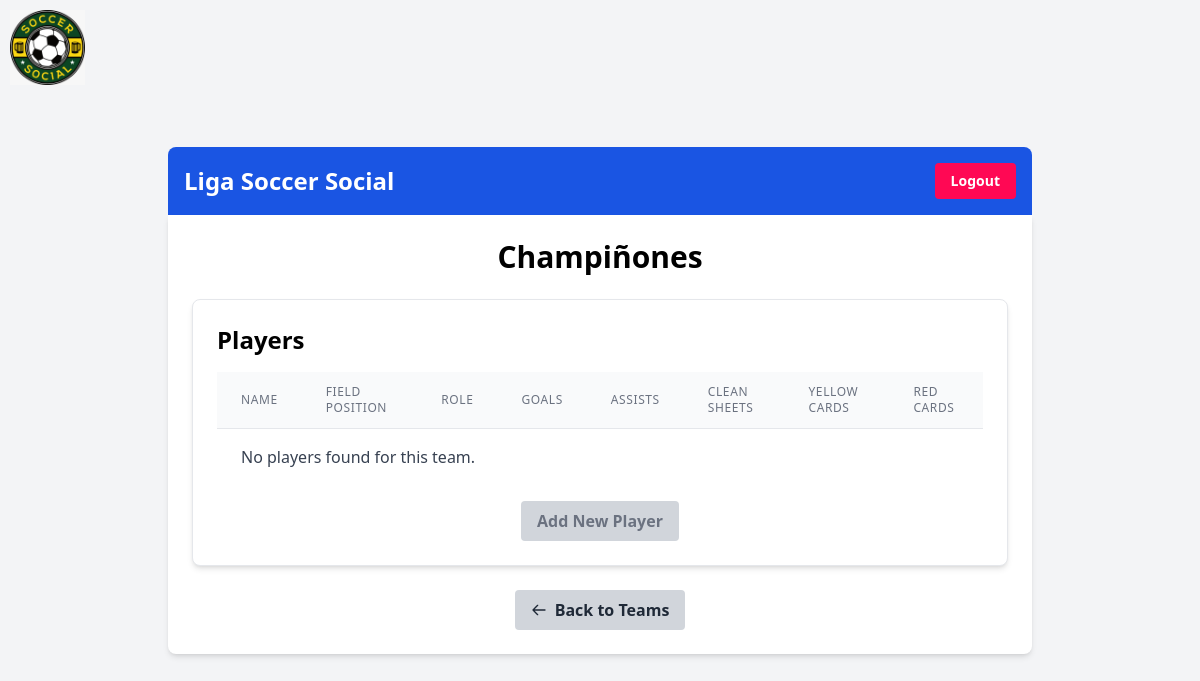
Page /futbol/team/4/ (signed in) on the earlier database version.
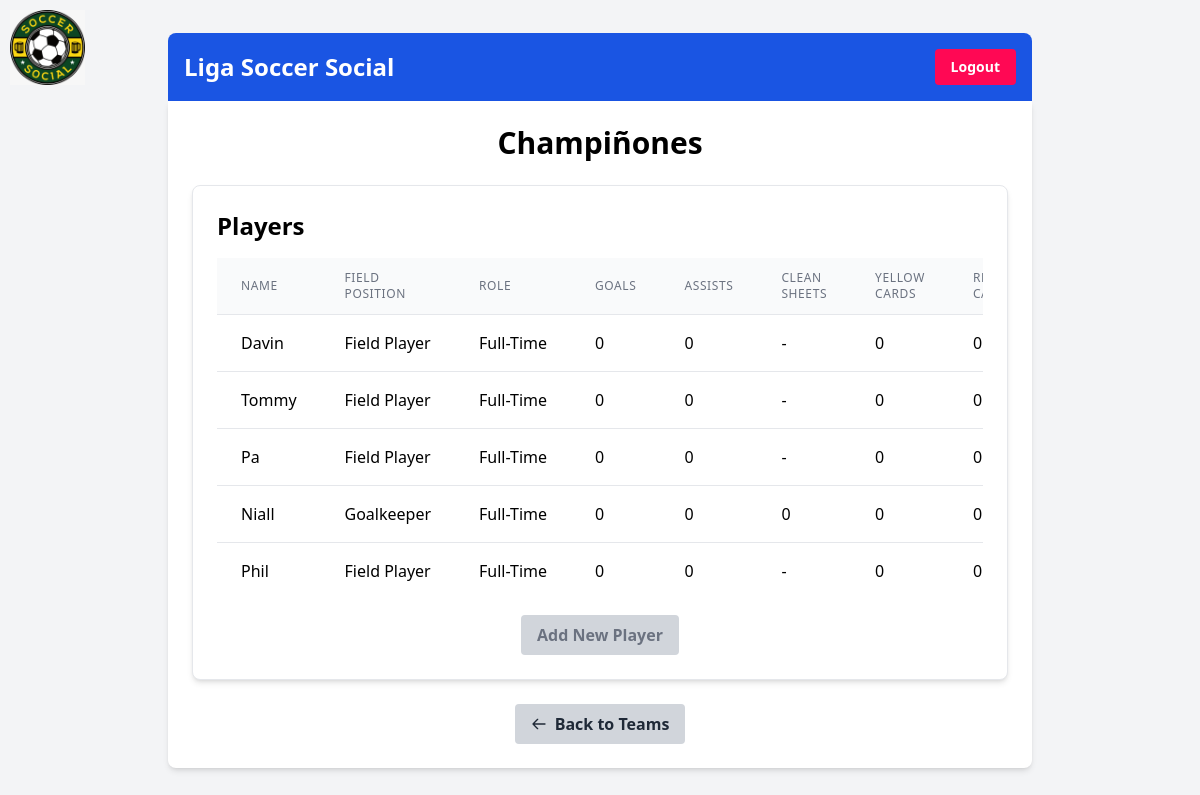
Same page on the later database version.
### futbolapp/models.py (models this page shows, shortened)
class Team(models.Model):
    name = models.CharField(max_length=100)
    league = models.ForeignKey(League, on_delete=models.CASCADE, null=True, blank=True)
    tournament = models.ForeignKey('Tournament', on_delete=models.CASCADE, null=True, blank=True) # New field

class Player(models.Model):
    name = models.CharField(max_length=100)
    team = models.ForeignKey(Team, on_delete=models.CASCADE)
    field_position = models.CharField(max_length=20, choices=[('field player', 'Field Player'), ('goalkeeper', 'Goalkeeper')], default='field player')
    role = models.CharField(max_length=20, choices=[('full-time', 'Full-Time'), ('ringer', 'Ringer')])

### futbolapp/views.py (the view)
# urls.py: path('team/<int:team_id>/', views.team_detail, name='team_detail'),
@login_required
def team_detail(request, team_id):
    team = get_object_or_404(Team, pk=team_id)
    league = team.league # Get the league from the team
    season = Season.objects.filter(league=league, is_current=True).first() # Get the current season for the league
    players = Player.objects.filter(team=team)
    for player in players:
        stats = PlayerStatistic.objects.filter(player=player).aggregate(
            total_goals=Sum('goals'),
            total_assists=Sum('assists'),
            total_clean_sheets=Sum('clean_sheets'),
            total_yellow_cards=Sum('yellow_cards'),
            total_red_cards=Sum('red_cards')
        )
        player.stats = {k: v if v is not None else 0 for k, v in stats.items()}
    user_can_edit = False
    if request.user.is_superuser:
        user_can_edit = True
    elif hasattr(request.user, 'profile') and request.user.profile.team == team:
        user_can_edit = True
    return render(request, 'futbolapp/team_detail.html', {'team': team, 'players': players, 'league': league, 'active_tab': 'teams', 'user_can_edit': user_can_edit, 'season': season})

### futbolapp/templates/futbolapp/team_detail.html
{% extends 'base.html' %}
{% block content %}
    <h1 class="text-3xl font-bold mb-6 text-center">{{ team.name }}</h1>
    <div class="bg-white p-6 rounded-lg shadow-md border border-gray-200">
        <h2 class="text-2xl font-semibold mb-4">Players</h2>
        <div class="overflow-x-auto mb-4">
            <table class="min-w-full divide-y divide-gray-200">
                <thead class="bg-gray-50">
                    <tr>
                        <th scope="col" class="px-6 py-3 text-left text-xs font-medium text-gray-500 uppercase tracking-wider">Name</th>
                        <th scope="col" class="px-6 py-3 text-left text-xs font-medium text-gray-500 uppercase tracking-wider">Field Position</th>
                        <th scope="col" class="px-6 py-3 text-left text-xs font-medium text-gray-500 uppercase tracking-wider">Role</th>
                        <th scope="col" class="px-6 py-3 text-left text-xs font-medium text-gray-500 uppercase tracking-wider">Goals</th>
                        <th scope="col" class="px-6 py-3 text-left text-xs font-medium text-gray-500 uppercase tracking-wider">Assists</th>
                        <th scope="col" class="px-6 py-3 text-left text-xs font-medium text-gray-500 uppercase tracking-wider">Clean Sheets</th>
                        <th scope="col" class="px-6 py-3 text-left text-xs font-medium text-gray-500 uppercase tracking-wider">Yellow Cards</th>
                        <th scope="col" class="px-6 py-3 text-left text-xs font-medium text-gray-500 uppercase tracking-wider">Red Cards</th>
                    </tr>
                </thead>
                <tbody class="bg-white divide-y divide-gray-200">
                    {% for player in players %}
                        <tr>
                            <td class="px-6 py-4 whitespace-nowrap">
                                {% if user_can_edit %}
                                    <a href="{% url 'player_edit' team.id player.id %}" class="text-primary-blue hover:text-primary-red font-semibold">{{ player.name }}</a>
                                {% else %}
                                    {{ player.name }}
                                {% endif %}
                            </td>
                            <td class="px-6 py-4 whitespace-nowrap">{{ player.get_field_position_display }}</td>
                            <td class="px-6 py-4 whitespace-nowrap">{{ player.get_role_display }}</td>
                            <td class="px-6 py-4 whitespace-nowrap">{{ player.stats.total_goals }}</td>
                            <td class="px-6 py-4 whitespace-nowrap">{{ player.stats.total_assists }}</td>
                            <td class="px-6 py-4 whitespace-nowrap">{% if player.field_position == 'goalkeeper' %}{{ player.stats.total_clean_sheets }}{% else %}-{% endif %}</td>
                            <td class="px-6 py-4 whitespace-nowrap">{{ player.stats.total_yellow_cards }}</td>
                            <td class="px-6 py-4 whitespace-nowrap">{{ player.stats.total_red_cards }}</td>
                        </tr>
                    {% empty %}
                        <tr>
                            <td colspan="8" class="px-6 py-4 whitespace-nowrap text-gray-700">No players found for this team.</td>
                        </tr>
                    {% endfor %}
                </tbody>
            </table>
        </div>
        <div class="text-center">
            {% if user_can_edit %}
                <a href="{% url 'player_add' team.id %}" class="bg-primary-blue hover:bg-primary-red text-white font-bold py-2 px-4 rounded focus:outline-none focus:shadow-outline">
                    Add New Player
                </a>
            {% else %}
                <button disabled class="bg-gray-300 text-gray-500 font-bold py-2 px-4 rounded cursor-not-allowed">
                    Add New Player
                </button>
            {% endif %}
        </div>
    </div>
    <div class="mt-6 text-center">
        <a href="{% url 'team_list' league.id season.id %}" class="bg-gray-300 hover:bg-gray-400 text-gray-800 font-bold py-2 px-4 rounded inline-flex items-center">
            <svg class="w-4 h-4 mr-2" fill="none" stroke="currentColor" viewBox="0 0 24 24" xmlns="http://www.w3.org/2000/svg"><path stroke-linecap="round" stroke-linejoin="round" stroke-width="2" d="M10 19l-7-7m0 0l7-7m-7 7h18"></path></svg>
            Back to Teams
        </a>
    </div>
{% endblock %}

### futbolapp/templates/base.html (shortened to what this page needs)
<!DOCTYPE html>
<html lang="en">
<head>
    {% load static %}
    <link href="{% static 'css/output.css' %}" rel="stylesheet">
</head>
<body class="min-h-screen bg-gray-100 flex flex-col items-center justify-center">
    <div class="w-full max-w-4xl p-4">
        <img src="{% static 'images/soccer_social.JPG' %}" alt="Test" style="width: 75px; height: 75px; position: fixed; top: 10px; left: 10px; z-index: 1000;">
        <header class="bg-primary-blue text-white p-4 rounded-t-lg flex justify-between items-center">
            <div class="flex items-center">
                <h1 class="text-2xl font-bold"><a href="{% url 'league_selection' %}">Liga Soccer Social</a></h1>
            </div>
            {% if user.is_authenticated %}
                <form action="{% url 'logout' %}" method="post" class="inline">
                    <button type="submit" class="bg-primary-red hover:bg-red-700 text-white font-bold py-2 px-4 rounded text-sm">
                        Logout
                    </button>
                </form>
            {% endif %}
        </header>
        <main class="bg-white p-6 rounded-b-lg shadow-md">
            {% block content %}
            {% endblock %}
        </main>
    </div>
</body>
</html>

Differences in the rows shown:
added Player: name "Davin", field_position "Field Player", role "Full-Time", stats.total_goals "0", stats.total_assists "0", stats.total_yellow_cards "0", stats.total_red_cards "0"
added Player: name "Tommy", field_position "Field Player", role "Full-Time", stats.total_goals "0", stats.total_assists "0", stats.total_yellow_cards "0", stats.total_red_cards "0"
added Player: name "Pa", field_position "Field Player", role "Full-Time", stats.total_goals "0", stats.total_assists "0", stats.total_yellow_cards "0", stats.total_red_cards "0"
added Player: name "Niall", field_position "Goalkeeper", role "Full-Time", stats.total_goals "0", stats.total_assists "0", stats.total_clean_sheets "0", stats.total_yellow_cards "0", stats.total_red_cards "0"
added Player: name "Phil", field_position "Field Player", role "Full-Time", stats.total_goals "0", stats.total_assists "0", stats.total_yellow_cards "0", stats.total_red_cards "0"
Other differences:
text no longer shown: "No players found for this team."
